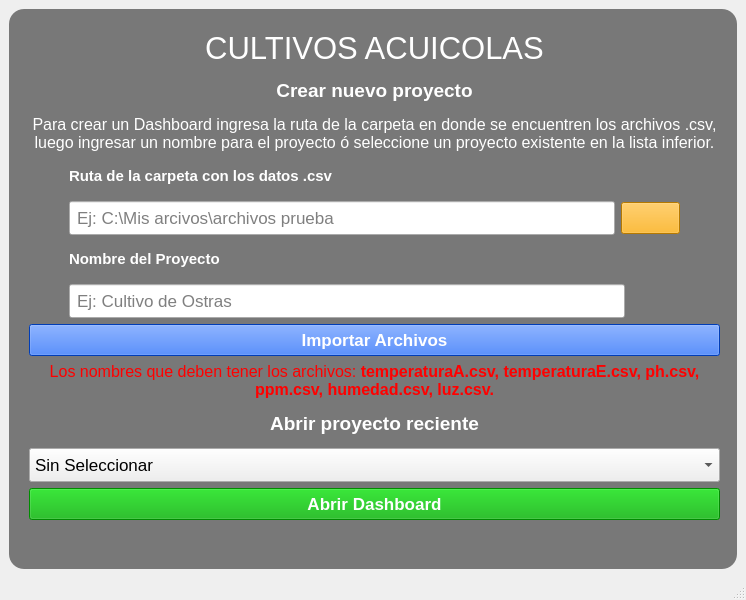
<?xml version="1.0" encoding="UTF-8"?>
<ui version="4.0">
 <class>MainWindow</class>
 <widget class="QMainWindow" name="MainWindow">
  <property name="geometry">
   <rect>
    <x>0</x>
    <y>0</y>
    <width>746</width>
    <height>600</height>
   </rect>
  </property>
  <property name="minimumSize">
   <size>
    <width>0</width>
    <height>20</height>
   </size>
  </property>
  <property name="windowTitle">
   <string>Aquaponic Cultives</string>
  </property>
  <property name="autoFillBackground">
   <bool>false</bool>
  </property>
  <property name="styleSheet">
   <string notr="true">#centralwidget, #Form{
	background-image: url(:/Img/fondo.png);
}

#widget{
	background-color: rgba(0,0,0,0.5);
	border-radius: 15px;
}

#label, #label_2, #label_3,#label_4,#label_5,#label_6{
	color: white;
}

QLineEdit, QComboBox, QPushButton{
	padding: 5px;
}


#dsBtn:diseabled{
	opacity:0.5;
}
</string>
  </property>
  <widget class="QWidget" name="centralwidget">
   <property name="autoFillBackground">
    <bool>false</bool>
   </property>
   <property name="styleSheet">
    <string notr="true"/>
   </property>
   <layout class="QVBoxLayout" name="verticalLayout_3">
    <item>
     <widget class="QWidget" name="widget" native="true">
      <property name="styleSheet">
       <string notr="true">verticalLayout_2 {background-image: url(:/Img/fondo.png);}
</string>
      </property>
      <widget class="QWidget" name="layoutWidget">
       <property name="geometry">
        <rect>
         <x>0</x>
         <y>0</y>
         <width>731</width>
         <height>531</height>
        </rect>
       </property>
       <layout class="QVBoxLayout" name="verticalLayout_2">
        <property name="leftMargin">
         <number>20</number>
        </property>
        <property name="topMargin">
         <number>20</number>
        </property>
        <property name="rightMargin">
         <number>20</number>
        </property>
        <property name="bottomMargin">
         <number>20</number>
        </property>
        <item>
         <widget class="QLabel" name="label">
          <property name="font">
           <font>
            <family>MS UI Gothic</family>
            <pointsize>23</pointsize>
            <italic>false</italic>
            <bold>false</bold>
            <underline>false</underline>
            <strikeout>false</strikeout>
           </font>
          </property>
          <property name="autoFillBackground">
           <bool>false</bool>
          </property>
          <property name="styleSheet">
           <string notr="true"/>
          </property>
          <property name="text">
           <string>CULTIVOS ACUICOLAS</string>
          </property>
          <property name="alignment">
           <set>Qt::AlignmentFlag::AlignCenter</set>
          </property>
         </widget>
        </item>
        <item>
         <widget class="QLabel" name="label_5">
          <property name="text">
           <string>&lt;html&gt;&lt;head/&gt;&lt;body&gt;&lt;p align=&quot;center&quot;&gt;&lt;span style=&quot; font-size:14pt; font-weight:700;&quot;&gt;Crear nuevo proyecto&lt;/span&gt;&lt;/p&gt;&lt;/body&gt;&lt;/html&gt;</string>
          </property>
         </widget>
        </item>
        <item>
         <widget class="QLabel" name="label_2">
          <property name="font">
           <font>
            <pointsize>12</pointsize>
           </font>
          </property>
          <property name="layoutDirection">
           <enum>Qt::LayoutDirection::LeftToRight</enum>
          </property>
          <property name="autoFillBackground">
           <bool>false</bool>
          </property>
          <property name="frameShape">
           <enum>QFrame::Shape::NoFrame</enum>
          </property>
          <property name="frameShadow">
           <enum>QFrame::Shadow::Plain</enum>
          </property>
          <property name="text">
           <string>&lt;html&gt;&lt;head/&gt;&lt;body&gt;&lt;p&gt;Para crear un Dashboard ingresa la ruta de la carpeta en donde se encuentren los archivos .csv, luego ingresar un nombre para el proyecto ó seleccione un proyecto existente en la lista inferior.&lt;/p&gt;&lt;/body&gt;&lt;/html&gt;</string>
          </property>
          <property name="scaledContents">
           <bool>false</bool>
          </property>
          <property name="alignment">
           <set>Qt::AlignmentFlag::AlignCenter</set>
          </property>
          <property name="wordWrap">
           <bool>true</bool>
          </property>
         </widget>
        </item>
        <item>
         <layout class="QHBoxLayout" name="horizontalLayout_3">
          <item>
           <spacer name="horizontalSpacer_6">
            <property name="orientation">
             <enum>Qt::Orientation::Horizontal</enum>
            </property>
            <property name="sizeType">
             <enum>QSizePolicy::Policy::Fixed</enum>
            </property>
            <property name="sizeHint" stdset="0">
             <size>
              <width>40</width>
              <height>20</height>
             </size>
            </property>
           </spacer>
          </item>
          <item>
           <widget class="QLabel" name="label_6">
            <property name="text">
             <string>&lt;html&gt;&lt;head/&gt;&lt;body&gt;&lt;p&gt;&lt;span style=&quot; font-size:11pt; font-weight:700;&quot;&gt;Ruta de la carpeta con los datos .csv&lt;/span&gt;&lt;/p&gt;&lt;/body&gt;&lt;/html&gt;</string>
            </property>
           </widget>
          </item>
         </layout>
        </item>
        <item>
         <layout class="QVBoxLayout" name="verticalLayout_4">
          <item>
           <layout class="QHBoxLayout" name="horizontalLayout_6">
            <item>
             <spacer name="horizontalSpacer">
              <property name="orientation">
               <enum>Qt::Orientation::Horizontal</enum>
              </property>
              <property name="sizeType">
               <enum>QSizePolicy::Policy::Fixed</enum>
              </property>
              <property name="sizeHint" stdset="0">
               <size>
                <width>40</width>
                <height>20</height>
               </size>
              </property>
             </spacer>
            </item>
            <item>
             <widget class="QLineEdit" name="pathLE">
              <property name="font">
               <font>
                <pointsize>13</pointsize>
                <bold>false</bold>
               </font>
              </property>
              <property name="styleSheet">
               <string notr="true"/>
              </property>
              <property name="text">
               <string/>
              </property>
              <property name="placeholderText">
               <string>Ej: C:\Mis arcivos\archivos prueba</string>
              </property>
             </widget>
            </item>
            <item>
             <widget class="QPushButton" name="fileBtn">
              <property name="minimumSize">
               <size>
                <width>45</width>
                <height>30</height>
               </size>
              </property>
              <property name="font">
               <font>
                <pointsize>13</pointsize>
                <bold>true</bold>
               </font>
              </property>
              <property name="cursor">
               <cursorShape>PointingHandCursor</cursorShape>
              </property>
              <property name="autoFillBackground">
               <bool>false</bool>
              </property>
              <property name="styleSheet">
               <string notr="true">background-color:rgb(255, 170, 0);</string>
              </property>
              <property name="text">
               <string/>
              </property>
              <property name="icon">
               <iconset resource="resources/resources.qrc">
                <normaloff>:/icon/folder-plus-solid.png</normaloff>:/icon/folder-plus-solid.png</iconset>
              </property>
              <property name="flat">
               <bool>false</bool>
              </property>
             </widget>
            </item>
            <item>
             <spacer name="horizontalSpacer_2">
              <property name="orientation">
               <enum>Qt::Orientation::Horizontal</enum>
              </property>
              <property name="sizeType">
               <enum>QSizePolicy::Policy::Fixed</enum>
              </property>
              <property name="sizeHint" stdset="0">
               <size>
                <width>40</width>
                <height>20</height>
               </size>
              </property>
             </spacer>
            </item>
           </layout>
          </item>
         </layout>
        </item>
        <item>
         <layout class="QHBoxLayout" name="horizontalLayout_2">
          <item>
           <spacer name="horizontalSpacer_3">
            <property name="orientation">
             <enum>Qt::Orientation::Horizontal</enum>
            </property>
            <property name="sizeType">
             <enum>QSizePolicy::Policy::Fixed</enum>
            </property>
            <property name="sizeHint" stdset="0">
             <size>
              <width>40</width>
              <height>20</height>
             </size>
            </property>
           </spacer>
          </item>
          <item>
           <widget class="QLabel" name="label_4">
            <property name="text">
             <string>&lt;html&gt;&lt;head/&gt;&lt;body&gt;&lt;p&gt;&lt;span style=&quot; font-size:11pt; font-weight:700;&quot;&gt;Nombre del Proyecto&lt;/span&gt;&lt;/p&gt;&lt;/body&gt;&lt;/html&gt;</string>
            </property>
           </widget>
          </item>
         </layout>
        </item>
        <item>
         <layout class="QVBoxLayout" name="verticalLayout_5">
          <item>
           <layout class="QHBoxLayout" name="horizontalLayout">
            <item>
             <spacer name="horizontalSpacer_4">
              <property name="orientation">
               <enum>Qt::Orientation::Horizontal</enum>
              </property>
              <property name="sizeType">
               <enum>QSizePolicy::Policy::Fixed</enum>
              </property>
              <property name="sizeHint" stdset="0">
               <size>
                <width>40</width>
                <height>20</height>
               </size>
              </property>
             </spacer>
            </item>
            <item>
             <widget class="QLineEdit" name="nameLE">
              <property name="font">
               <font>
                <pointsize>13</pointsize>
               </font>
              </property>
              <property name="placeholderText">
               <string>Ej: Cultivo de Ostras</string>
              </property>
              <property name="cursorMoveStyle">
               <enum>Qt::CursorMoveStyle::LogicalMoveStyle</enum>
              </property>
             </widget>
            </item>
            <item>
             <spacer name="horizontalSpacer_5">
              <property name="orientation">
               <enum>Qt::Orientation::Horizontal</enum>
              </property>
              <property name="sizeType">
               <enum>QSizePolicy::Policy::Fixed</enum>
              </property>
              <property name="sizeHint" stdset="0">
               <size>
                <width>95</width>
                <height>20</height>
               </size>
              </property>
             </spacer>
            </item>
           </layout>
          </item>
         </layout>
        </item>
        <item>
         <layout class="QVBoxLayout" name="verticalLayout">
          <item>
           <widget class="QPushButton" name="importBtn">
            <property name="font">
             <font>
              <pointsize>13</pointsize>
              <bold>true</bold>
             </font>
            </property>
            <property name="cursor">
             <cursorShape>PointingHandCursor</cursorShape>
            </property>
            <property name="autoFillBackground">
             <bool>false</bool>
            </property>
            <property name="styleSheet">
             <string notr="true">background-color:rgb(0, 85, 255);
color:rgb(255, 255, 255);</string>
            </property>
            <property name="text">
             <string>Importar Archivos</string>
            </property>
            <property name="icon">
             <iconset resource="resources/resources.qrc">
              <normaloff>:/icon/upload-solid.png</normaloff>:/icon/upload-solid.png</iconset>
            </property>
            <property name="autoDefault">
             <bool>false</bool>
            </property>
            <property name="default">
             <bool>false</bool>
            </property>
            <property name="flat">
             <bool>false</bool>
            </property>
           </widget>
          </item>
          <item>
           <widget class="QLabel" name="msgLB">
            <property name="text">
             <string>&lt;html&gt;&lt;head/&gt;&lt;body&gt;&lt;p align=&quot;center&quot;&gt;&lt;span style=&quot; font-size:12pt; color:#ff0000;&quot;&gt;Los nombres que deben tener los archivos: &lt;/span&gt;&lt;span style=&quot; font-size:12pt; font-weight:700; color:#ff0000;&quot;&gt;temperaturaA.csv, temperaturaE.csv, ph.csv, ppm.csv, humedad.csv, luz.csv.&lt;/span&gt;&lt;/p&gt;&lt;/body&gt;&lt;/html&gt;</string>
            </property>
            <property name="wordWrap">
             <bool>true</bool>
            </property>
           </widget>
          </item>
         </layout>
        </item>
        <item>
         <widget class="QLabel" name="label_3">
          <property name="text">
           <string>&lt;html&gt;&lt;head/&gt;&lt;body&gt;&lt;p align=&quot;center&quot;&gt;&lt;span style=&quot; font-size:14pt; font-weight:700;&quot;&gt;Abrir proyecto reciente&lt;/span&gt;&lt;/p&gt;&lt;/body&gt;&lt;/html&gt;</string>
          </property>
         </widget>
        </item>
        <item>
         <widget class="QComboBox" name="recentP">
          <property name="font">
           <font>
            <pointsize>13</pointsize>
           </font>
          </property>
          <property name="autoFillBackground">
           <bool>false</bool>
          </property>
          <property name="insertPolicy">
           <enum>QComboBox::InsertPolicy::InsertAtBottom</enum>
          </property>
          <item>
           <property name="text">
            <string>Sin Seleccionar</string>
           </property>
          </item>
         </widget>
        </item>
        <item>
         <widget class="QPushButton" name="dsBtn">
          <property name="enabled">
           <bool>false</bool>
          </property>
          <property name="font">
           <font>
            <pointsize>13</pointsize>
            <bold>true</bold>
           </font>
          </property>
          <property name="cursor">
           <cursorShape>PointingHandCursor</cursorShape>
          </property>
          <property name="autoFillBackground">
           <bool>false</bool>
          </property>
          <property name="styleSheet">
           <string notr="true">background-color: rgb(0, 170, 0);
color: rgb(255, 255, 255);
</string>
          </property>
          <property name="text">
           <string>Abrir Dashboard</string>
          </property>
          <property name="icon">
           <iconset resource="resources/resources.qrc">
            <normaloff>:/icon/chart-simple-solid.png</normaloff>:/icon/chart-simple-solid.png</iconset>
          </property>
         </widget>
        </item>
       </layout>
      </widget>
     </widget>
    </item>
   </layout>
  </widget>
  <widget class="QMenuBar" name="menubar">
   <property name="geometry">
    <rect>
     <x>0</x>
     <y>0</y>
     <width>746</width>
     <height>33</height>
    </rect>
   </property>
  </widget>
  <widget class="QStatusBar" name="statusbar"/>
 </widget>
 <resources>
  <include location="resources/resources.qrc"/>
 </resources>
 <connections/>
</ui>
